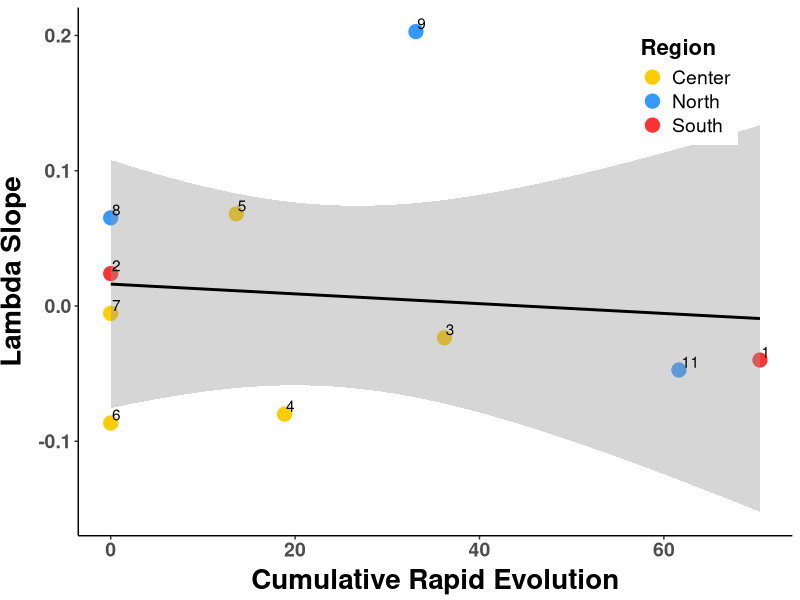
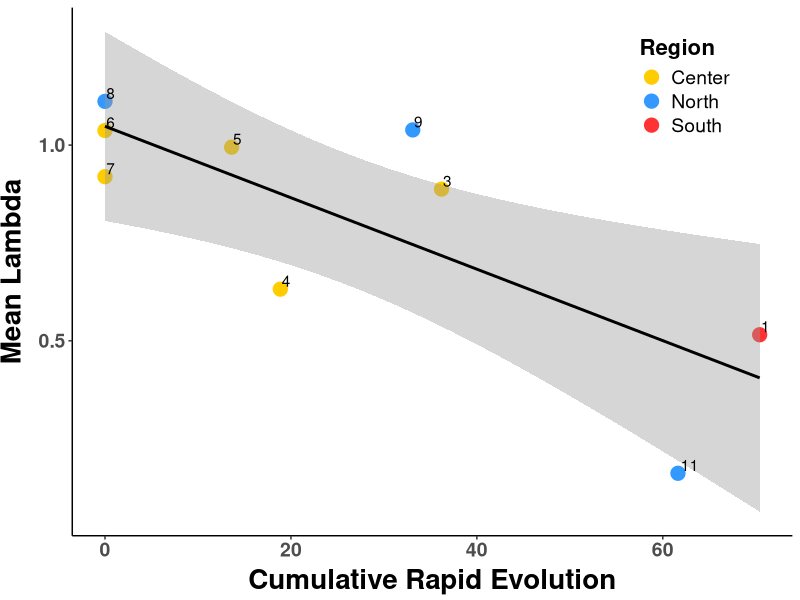
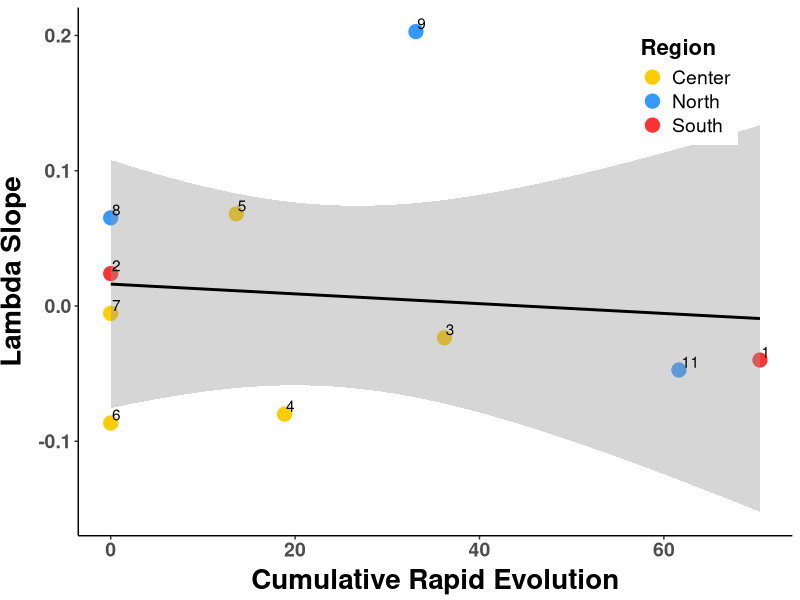
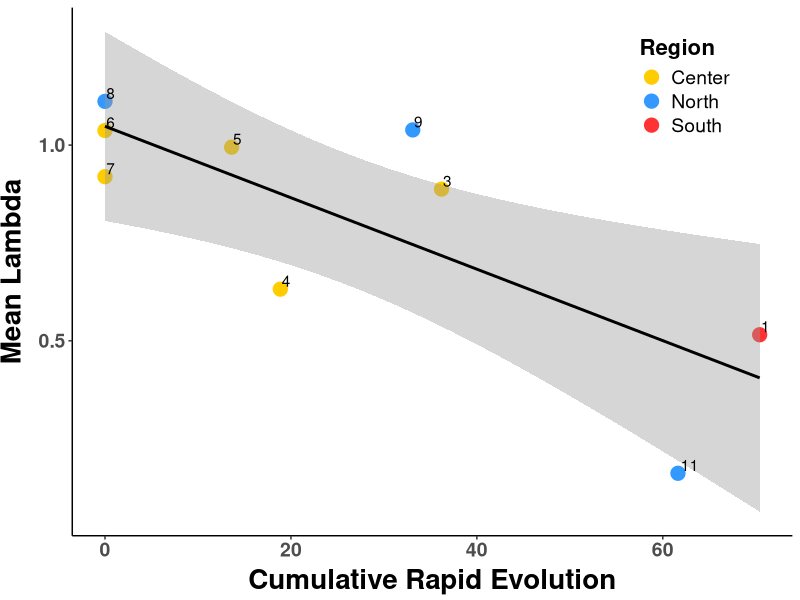

R code for these plots, in order:
##################################################################################
## Plot cumulative slope against demography
## Author Daniel Anstett
## 
## 
## Last Modified April 19, 2023
###################################################################################

#Library install and import
library(tidyverse) 
library(car)
library(ggrepel)

#Import data
offset_pop <- read_csv("data/demo_cumul.csv")


#stats
lm.cumul.slope <- lm(lambda.slope~cumul_slope,data=offset_pop)
lm.cumul.mean <- lm(lambda.mean~cumul_slope,data=offset_pop)


Anova(lm.cumul.slope ,type="III")
Anova(lm.cumul.mean,type="III")


###########################################################################################################

#cumul slope plotted against lambda slope
ggplot(offset_pop, aes(x=cumul_slope, y=lambda.slope, label=Paper_ID)) + 
  geom_point(aes(color=Region), size =4.5)+
  geom_smooth(method=lm,color="black")+
  #  geom_label_repel(aes(label = ID))+
  geom_text(hjust=-.15, vjust=-.2)+
  scale_y_continuous(name="Lambda Slope")+
  scale_x_continuous(name="Cumulative Rapid Evolution")+
  scale_color_manual(values= c("North"="#3399FF", "Center"="#FFCC00", "South"="#FF3333"))+
  theme_classic() + theme(
    axis.text.x = element_text(size=14, face="bold"),
    axis.text.y = element_text(size=14,face="bold"),
    axis.title.x = element_text(color="black", size=20, vjust = 0.5, face="bold"),
    axis.title.y = element_text(color="black", size=20,vjust = 2, face="bold",hjust=0.5),
    legend.position = c(0.85, 0.85),legend.text=element_text(size=14),
    legend.title=element_text(size=16,face="bold"))
ggsave("graphs/rapid_slope.pdf",width=7, height = 6, units = "in")

#cumul slope plotted against lambda slope
ggplot(offset_pop, aes(x=cumul_slope, y=lambda.mean, label=Paper_ID)) + 
  geom_point(aes(color=Region), size =4.5)+
  geom_smooth(method=lm,color="black")+
  #  geom_label_repel(aes(label = ID))+
  geom_text(hjust=-.15, vjust=-.2)+
  scale_y_continuous(name="Mean Lambda")+
  scale_x_continuous(name="Cumulative Rapid Evolution")+
  scale_color_manual(values= c("North"="#3399FF", "Center"="#FFCC00", "South"="#FF3333"))+
  theme_classic() + theme(
    axis.text.x = element_text(size=14, face="bold"),
    axis.text.y = element_text(size=14,face="bold"),
    axis.title.x = element_text(color="black", size=20, vjust = 0.5, face="bold"),
    axis.title.y = element_text(color="black", size=20,vjust = 2, face="bold",hjust=0.5),
    legend.position = c(0.85, 0.85),legend.text=element_text(size=14),
    legend.title=element_text(size=16,face="bold"))
ggsave("graphs/rapid_mean.pdf",width=7, height = 6, units = "in")






